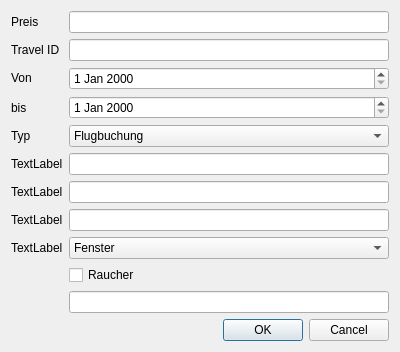
<?xml version="1.0" encoding="UTF-8"?>
<ui version="4.0">
 <class>BookingDialog</class>
 <widget class="QDialog" name="BookingDialog">
  <property name="geometry">
   <rect>
    <x>0</x>
    <y>0</y>
    <width>400</width>
    <height>300</height>
   </rect>
  </property>
  <property name="windowTitle">
   <string>Neue Buchung anlegen</string>
  </property>
  <property name="modal">
   <bool>true</bool>
  </property>
  <layout class="QFormLayout" name="formLayout">
   <item row="0" column="0">
    <widget class="QLabel" name="label">
     <property name="text">
      <string>&lt;html&gt;&lt;head/&gt;&lt;body&gt;&lt;p&gt;Preis&lt;/p&gt;&lt;/body&gt;&lt;/html&gt;</string>
     </property>
    </widget>
   </item>
   <item row="0" column="1">
    <widget class="QLineEdit" name="preisInput"/>
   </item>
   <item row="16" column="0" colspan="2">
    <widget class="QDialogButtonBox" name="buttonBox">
     <property name="orientation">
      <enum>Qt::Horizontal</enum>
     </property>
     <property name="standardButtons">
      <set>QDialogButtonBox::Cancel|QDialogButtonBox::Ok</set>
     </property>
    </widget>
   </item>
   <item row="1" column="0">
    <widget class="QLabel" name="label_2">
     <property name="text">
      <string>&lt;html&gt;&lt;head/&gt;&lt;body&gt;&lt;p&gt;Travel ID&lt;/p&gt;&lt;/body&gt;&lt;/html&gt;</string>
     </property>
    </widget>
   </item>
   <item row="1" column="1">
    <widget class="QLineEdit" name="travelIDInput"/>
   </item>
   <item row="2" column="0">
    <widget class="QLabel" name="label_3">
     <property name="text">
      <string>&lt;html&gt;&lt;head/&gt;&lt;body&gt;&lt;p&gt;Von&lt;/p&gt;&lt;/body&gt;&lt;/html&gt;</string>
     </property>
    </widget>
   </item>
   <item row="3" column="0">
    <widget class="QLabel" name="label_4">
     <property name="text">
      <string>bis</string>
     </property>
    </widget>
   </item>
   <item row="4" column="0">
    <widget class="QLabel" name="label_5">
     <property name="text">
      <string>Typ</string>
     </property>
    </widget>
   </item>
   <item row="2" column="1">
    <widget class="QDateEdit" name="dateEdit1"/>
   </item>
   <item row="3" column="1">
    <widget class="QDateEdit" name="dateEdit2"/>
   </item>
   <item row="4" column="1">
    <widget class="QComboBox" name="comboBox">
     <item>
      <property name="text">
       <string>Flugbuchung</string>
      </property>
     </item>
     <item>
      <property name="text">
       <string>Hotelbuchung</string>
      </property>
     </item>
     <item>
      <property name="text">
       <string>Mietwagenreservierung</string>
      </property>
     </item>
    </widget>
   </item>
   <item row="5" column="0">
    <widget class="QLabel" name="label_var1">
     <property name="text">
      <string>TextLabel</string>
     </property>
    </widget>
   </item>
   <item row="6" column="0">
    <widget class="QLabel" name="label_var2">
     <property name="text">
      <string>TextLabel</string>
     </property>
    </widget>
   </item>
   <item row="8" column="0">
    <widget class="QLabel" name="label_var3">
     <property name="text">
      <string>TextLabel</string>
     </property>
    </widget>
   </item>
   <item row="5" column="1">
    <widget class="QLineEdit" name="lineEdit_1"/>
   </item>
   <item row="6" column="1">
    <widget class="QLineEdit" name="lineEdit_2"/>
   </item>
   <item row="8" column="1">
    <widget class="QLineEdit" name="lineEdit_3"/>
   </item>
   <item row="12" column="1">
    <widget class="QCheckBox" name="smokeInput">
     <property name="text">
      <string>Raucher</string>
     </property>
    </widget>
   </item>
   <item row="11" column="1">
    <widget class="QComboBox" name="seatPrefInput">
     <item>
      <property name="text">
       <string>Fenster</string>
      </property>
     </item>
     <item>
      <property name="text">
       <string>Gang</string>
      </property>
     </item>
     <item>
      <property name="text">
       <string>Egal</string>
      </property>
     </item>
    </widget>
   </item>
   <item row="11" column="0">
    <widget class="QLabel" name="label_var4">
     <property name="text">
      <string>TextLabel</string>
     </property>
    </widget>
   </item>
   <item row="13" column="1">
    <widget class="QLineEdit" name="insuranceInput"/>
   </item>
  </layout>
 </widget>
 <resources/>
 <connections>
  <connection>
   <sender>buttonBox</sender>
   <signal>accepted()</signal>
   <receiver>BookingDialog</receiver>
   <slot>accept()</slot>
   <hints>
    <hint type="sourcelabel">
     <x>248</x>
     <y>254</y>
    </hint>
    <hint type="destinationlabel">
     <x>157</x>
     <y>274</y>
    </hint>
   </hints>
  </connection>
  <connection>
   <sender>buttonBox</sender>
   <signal>rejected()</signal>
   <receiver>BookingDialog</receiver>
   <slot>reject()</slot>
   <hints>
    <hint type="sourcelabel">
     <x>316</x>
     <y>260</y>
    </hint>
    <hint type="destinationlabel">
     <x>286</x>
     <y>274</y>
    </hint>
   </hints>
  </connection>
 </connections>
</ui>
